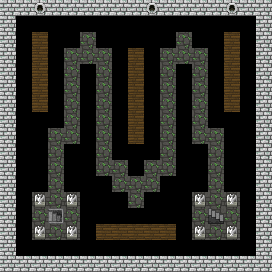

This is a level from a 2D game, rendered from its Tiled map with the project's own tilesets. A one-line summary and the complete map file follow:
An orthogonal 17x17 tile map with 16x16 px tiles, 1 tile layer (图块层 1).

<map version="1.10" tiledversion="1.10.2" orientation="orthogonal" renderorder="left-down" width="17" height="17" tilewidth="16" tileheight="16" infinite="0" nextlayerid="2" nextobjectid="1">
 <tileset firstgid="1" source="下水道.tsx" />
 <layer id="1" name="图块层 1" width="17" height="17">
  <data encoding="csv">
5,5,13,5,5,5,5,5,5,13,5,5,5,5,13,5,5,
5,1,1,1,1,1,1,1,1,1,1,1,1,1,1,1,5,
5,1,15,1,1,3,1,1,1,1,1,3,1,1,15,1,5,
5,1,15,1,3,3,3,1,15,1,3,3,3,1,15,1,5,
5,1,15,1,3,1,3,1,15,1,3,1,3,1,15,1,5,
5,1,15,1,3,1,3,1,15,1,3,1,3,1,15,1,5,
5,1,15,1,3,1,3,1,15,1,3,1,3,1,15,1,5,
5,1,1,1,3,1,3,1,15,1,3,1,3,1,1,1,5,
5,1,1,3,3,1,3,1,15,1,3,1,3,3,1,1,5,
5,1,1,3,1,1,3,1,1,1,3,1,1,3,1,1,5,
5,1,1,3,1,1,3,3,1,3,3,1,1,3,1,1,5,
5,1,1,3,1,1,1,3,3,3,1,1,1,3,1,1,5,
5,1,26,3,26,1,1,1,3,1,1,1,26,3,26,1,5,
5,1,3,9,3,1,1,1,1,1,1,1,3,8,3,1,5,
5,1,26,3,26,1,15,15,15,15,15,1,26,3,26,1,5,
5,1,1,1,1,1,1,1,1,1,1,1,1,1,1,1,5,
5,5,5,5,5,5,5,5,5,5,5,5,5,5,5,5,5
</data>
 </layer>
</map>